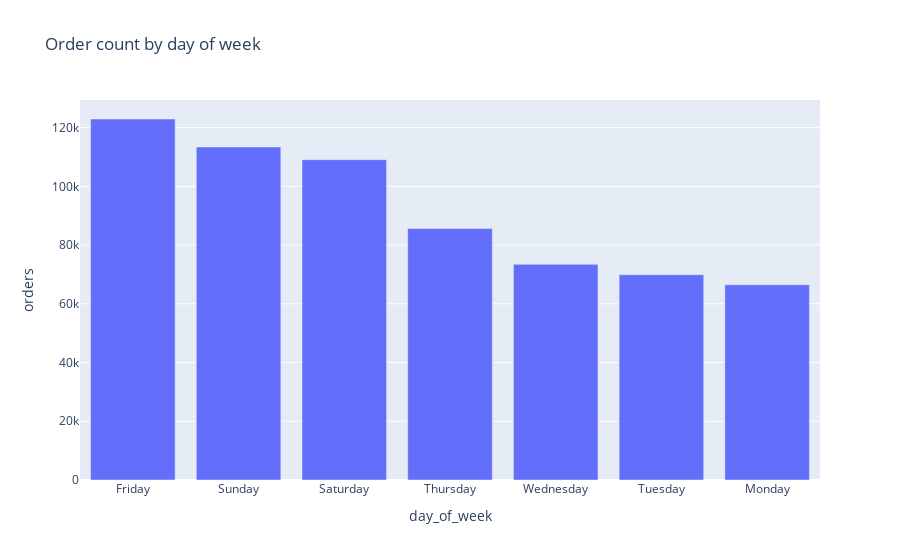

Notebook cell for this chart:
### Markdown cell above
1) Time Consistency: All the top order instances occurred at the same hour, 21:00 (9 PM). This suggests that there is a peak demand time in the evening, likely due to dinner orders.

2) Day Consistency: Four out of the five dates are Fridays, with one being a Saturday. This implies a trend where higher order volumes are typical towards the end of the week, possibly due to people engaging in social activities at the end of the workweek.


3) September 24, 2021 (Friday): This date coincides with La Mercè, which would explain a significant increase in orders due to celebrations throughout the city.

4) July 23, 2021 (Friday): This date does not correspond directly with any specific large event, but being a Friday in the summer, it could be related to typical seasonal vacations.

5) March 26, 2021 (Friday): This date falls on a Friday in spring, and does not correlate with a major public holiday or event.

6) December 25, 2021 (Saturday): This is Christmas Day. Despite many restaurants being closed, those that remain open might see a surge in orders from people choosing to order in rather than cook at home.

7) January 7, 2022 (Friday): This is shortly after New Year's Day and during the time of the Three Kings Day celebrations (January 6th), which is a significant holiday in Spain, which could explain the high order volume.

### Code cell
# plot order count by day of week in a bar chart plotly
grouped = data.groupby('day_of_week')['orders'].sum().reset_index()

# sort data 
grouped = grouped.sort_values('orders', ascending=False)

fig = px.bar(grouped, x='day_of_week', y='orders', title='Order count by day of week')
fig.show()

### Figure 1 — Plotly figure (JSON) as saved in the notebook; plotly's stock layout.template omitted (floating-point values rounded to 4 significant figures)
{"data": [{"alignmentgroup": "True", "hovertemplate": "day_of_week=%{x}<br>orders=%{y}<extra></extra>", "legendgroup": "", "marker": {"color": "#636efa", "pattern": {"shape": ""}}, "name": "", "offsetgroup": "", "orientation": "v", "showlegend": false, "textposition": "auto", "type": "bar", "x": ["Friday", "Sunday", "Saturday", "Thursday", "Wednesday", "Tuesday", "Monday"], "xaxis": "x", "y": [122943, 113439, 109097, 85651, 73435, 69893, 66494], "yaxis": "y"}], "layout": {"barmode": "relative", "legend": {"tracegroupgap": 0}, "title": {"text": "Order count by day of week"}, "xaxis": {"anchor": "y", "domain": [0, 1], "title": {"text": "day_of_week"}}, "yaxis": {"anchor": "x", "domain": [0, 1], "title": {"text": "orders"}}}}
